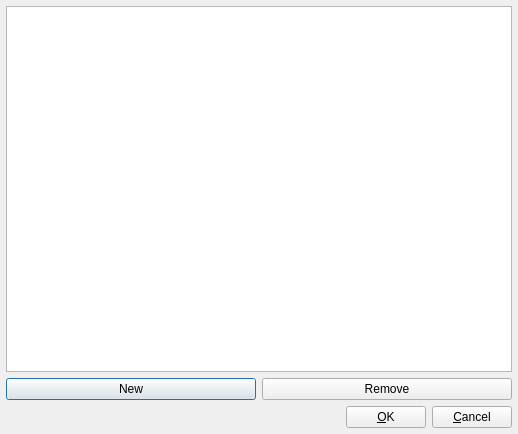
<?xml version="1.0" encoding="UTF-8"?>
<ui version="4.0">
 <class>LicenseDialogUI</class>
 <widget class="QDialog" name="LicenseDialogUI">
  <property name="geometry">
   <rect>
    <x>0</x>
    <y>0</y>
    <width>518</width>
    <height>434</height>
   </rect>
  </property>
  <property name="windowTitle">
   <string>Licenses</string>
  </property>
  <layout class="QVBoxLayout">
   <property name="spacing">
    <number>6</number>
   </property>
   <property name="margin">
    <number>6</number>
   </property>
   <item>
    <widget class="RecordTreeView" name="mTreeView"/>
   </item>
   <item>
    <layout class="QHBoxLayout">
     <property name="spacing">
      <number>6</number>
     </property>
     <property name="margin">
      <number>0</number>
     </property>
     <item>
      <widget class="QPushButton" name="mNewMethodButton">
       <property name="text">
        <string>New</string>
       </property>
      </widget>
     </item>
     <item>
      <widget class="QPushButton" name="mRemoveMethodButton">
       <property name="text">
        <string>Remove</string>
       </property>
      </widget>
     </item>
    </layout>
   </item>
   <item>
    <layout class="QHBoxLayout">
     <property name="spacing">
      <number>6</number>
     </property>
     <property name="margin">
      <number>0</number>
     </property>
     <item>
      <spacer>
       <property name="orientation">
        <enum>Qt::Horizontal</enum>
       </property>
       <property name="sizeType">
        <enum>QSizePolicy::Expanding</enum>
       </property>
       <property name="sizeHint" stdset="0">
        <size>
         <width>121</width>
         <height>14</height>
        </size>
       </property>
      </spacer>
     </item>
     <item>
      <widget class="QPushButton" name="mOKButton">
       <property name="text">
        <string>&amp;OK</string>
       </property>
       <property name="shortcut">
        <string>Alt+O</string>
       </property>
      </widget>
     </item>
     <item>
      <widget class="QPushButton" name="mCancelButton">
       <property name="text">
        <string>&amp;Cancel</string>
       </property>
       <property name="shortcut">
        <string>Alt+C</string>
       </property>
      </widget>
     </item>
    </layout>
   </item>
  </layout>
 </widget>
 <layoutdefault spacing="6" margin="11"/>
 <customwidgets>
  <customwidget>
   <class>RecordTreeView</class>
   <extends>QTreeView</extends>
   <header>recordtreeview.h</header>
  </customwidget>
 </customwidgets>
 <resources/>
 <connections>
  <connection>
   <sender>mCancelButton</sender>
   <signal>clicked()</signal>
   <receiver>LicenseDialogUI</receiver>
   <slot>reject()</slot>
   <hints>
    <hint type="sourcelabel">
     <x>473</x>
     <y>415</y>
    </hint>
    <hint type="destinationlabel">
     <x>258</x>
     <y>216</y>
    </hint>
   </hints>
  </connection>
  <connection>
   <sender>mOKButton</sender>
   <signal>clicked()</signal>
   <receiver>LicenseDialogUI</receiver>
   <slot>accept()</slot>
   <hints>
    <hint type="sourcelabel">
     <x>392</x>
     <y>415</y>
    </hint>
    <hint type="destinationlabel">
     <x>258</x>
     <y>216</y>
    </hint>
   </hints>
  </connection>
 </connections>
</ui>
